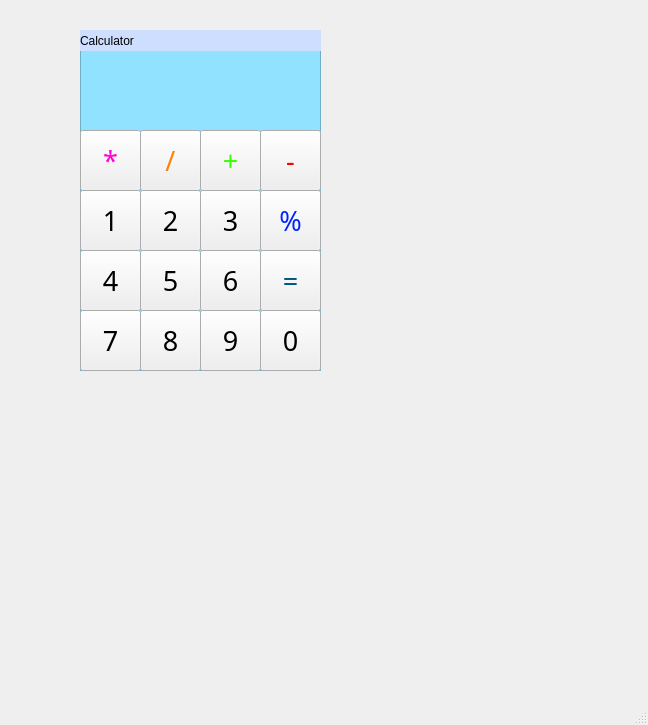
<?xml version="1.0" encoding="UTF-8"?>
<ui version="4.0">
 <class>MainWindow</class>
 <widget class="QMainWindow" name="MainWindow">
  <property name="geometry">
   <rect>
    <x>0</x>
    <y>0</y>
    <width>648</width>
    <height>725</height>
   </rect>
  </property>
  <property name="windowTitle">
   <string>MainWindow</string>
  </property>
  <widget class="QWidget" name="centralwidget">
   <widget class="QPushButton" name="btn1">
    <property name="geometry">
     <rect>
      <x>80</x>
      <y>190</y>
      <width>61</width>
      <height>61</height>
     </rect>
    </property>
    <property name="font">
     <font>
      <family>Snap ITC</family>
      <pointsize>20</pointsize>
     </font>
    </property>
    <property name="text">
     <string>1</string>
    </property>
   </widget>
   <widget class="QPushButton" name="btn2">
    <property name="geometry">
     <rect>
      <x>140</x>
      <y>190</y>
      <width>61</width>
      <height>61</height>
     </rect>
    </property>
    <property name="font">
     <font>
      <family>Snap ITC</family>
      <pointsize>20</pointsize>
     </font>
    </property>
    <property name="text">
     <string>2</string>
    </property>
   </widget>
   <widget class="QPushButton" name="btn3">
    <property name="geometry">
     <rect>
      <x>200</x>
      <y>190</y>
      <width>61</width>
      <height>61</height>
     </rect>
    </property>
    <property name="font">
     <font>
      <family>Snap ITC</family>
      <pointsize>20</pointsize>
     </font>
    </property>
    <property name="text">
     <string>3</string>
    </property>
   </widget>
   <widget class="QPushButton" name="btn4">
    <property name="geometry">
     <rect>
      <x>80</x>
      <y>250</y>
      <width>61</width>
      <height>61</height>
     </rect>
    </property>
    <property name="font">
     <font>
      <family>Snap ITC</family>
      <pointsize>20</pointsize>
     </font>
    </property>
    <property name="text">
     <string>4</string>
    </property>
   </widget>
   <widget class="QPushButton" name="btn5">
    <property name="geometry">
     <rect>
      <x>140</x>
      <y>250</y>
      <width>61</width>
      <height>61</height>
     </rect>
    </property>
    <property name="font">
     <font>
      <family>Snap ITC</family>
      <pointsize>20</pointsize>
     </font>
    </property>
    <property name="text">
     <string>5</string>
    </property>
   </widget>
   <widget class="QPushButton" name="btn6">
    <property name="geometry">
     <rect>
      <x>200</x>
      <y>250</y>
      <width>61</width>
      <height>61</height>
     </rect>
    </property>
    <property name="font">
     <font>
      <family>Snap ITC</family>
      <pointsize>20</pointsize>
     </font>
    </property>
    <property name="text">
     <string>6</string>
    </property>
   </widget>
   <widget class="QPushButton" name="btn7">
    <property name="geometry">
     <rect>
      <x>80</x>
      <y>310</y>
      <width>61</width>
      <height>61</height>
     </rect>
    </property>
    <property name="font">
     <font>
      <family>Snap ITC</family>
      <pointsize>20</pointsize>
     </font>
    </property>
    <property name="text">
     <string>7</string>
    </property>
   </widget>
   <widget class="QPushButton" name="btn8">
    <property name="geometry">
     <rect>
      <x>140</x>
      <y>310</y>
      <width>61</width>
      <height>61</height>
     </rect>
    </property>
    <property name="font">
     <font>
      <family>Snap ITC</family>
      <pointsize>20</pointsize>
     </font>
    </property>
    <property name="text">
     <string>8</string>
    </property>
   </widget>
   <widget class="QPushButton" name="btn9">
    <property name="geometry">
     <rect>
      <x>200</x>
      <y>310</y>
      <width>61</width>
      <height>61</height>
     </rect>
    </property>
    <property name="font">
     <font>
      <family>Snap ITC</family>
      <pointsize>20</pointsize>
     </font>
    </property>
    <property name="text">
     <string>9</string>
    </property>
   </widget>
   <widget class="QPushButton" name="btnY">
    <property name="geometry">
     <rect>
      <x>80</x>
      <y>130</y>
      <width>61</width>
      <height>61</height>
     </rect>
    </property>
    <property name="font">
     <font>
      <family>Snap ITC</family>
      <pointsize>20</pointsize>
     </font>
    </property>
    <property name="styleSheet">
     <string notr="true">color: rgb(255, 0, 209);</string>
    </property>
    <property name="text">
     <string>*</string>
    </property>
    <property name="default">
     <bool>false</bool>
    </property>
   </widget>
   <widget class="QPushButton" name="btnR">
    <property name="geometry">
     <rect>
      <x>140</x>
      <y>130</y>
      <width>61</width>
      <height>61</height>
     </rect>
    </property>
    <property name="font">
     <font>
      <family>Snap ITC</family>
      <pointsize>20</pointsize>
     </font>
    </property>
    <property name="styleSheet">
     <string notr="true">color: rgb(255, 130, 5);</string>
    </property>
    <property name="text">
     <string>/</string>
    </property>
   </widget>
   <widget class="QPushButton" name="btnS">
    <property name="geometry">
     <rect>
      <x>200</x>
      <y>130</y>
      <width>61</width>
      <height>61</height>
     </rect>
    </property>
    <property name="font">
     <font>
      <family>Snap ITC</family>
      <pointsize>20</pointsize>
     </font>
    </property>
    <property name="styleSheet">
     <string notr="true">color: rgb(55, 255, 0);</string>
    </property>
    <property name="text">
     <string>+</string>
    </property>
   </widget>
   <widget class="QPushButton" name="bntM">
    <property name="geometry">
     <rect>
      <x>260</x>
      <y>130</y>
      <width>61</width>
      <height>61</height>
     </rect>
    </property>
    <property name="font">
     <font>
      <family>Snap ITC</family>
      <pointsize>20</pointsize>
     </font>
    </property>
    <property name="styleSheet">
     <string notr="true">color: rgb(255, 0, 0);</string>
    </property>
    <property name="text">
     <string>-</string>
    </property>
   </widget>
   <widget class="QPushButton" name="btnP">
    <property name="geometry">
     <rect>
      <x>260</x>
      <y>190</y>
      <width>61</width>
      <height>61</height>
     </rect>
    </property>
    <property name="font">
     <font>
      <family>Snap ITC</family>
      <pointsize>20</pointsize>
     </font>
    </property>
    <property name="styleSheet">
     <string notr="true">color: rgb(0, 34, 255);</string>
    </property>
    <property name="text">
     <string>%</string>
    </property>
   </widget>
   <widget class="QPushButton" name="btn0">
    <property name="geometry">
     <rect>
      <x>260</x>
      <y>310</y>
      <width>61</width>
      <height>61</height>
     </rect>
    </property>
    <property name="font">
     <font>
      <family>Snap ITC</family>
      <pointsize>20</pointsize>
     </font>
    </property>
    <property name="text">
     <string>0</string>
    </property>
   </widget>
   <widget class="QPushButton" name="btnRA">
    <property name="geometry">
     <rect>
      <x>260</x>
      <y>250</y>
      <width>61</width>
      <height>61</height>
     </rect>
    </property>
    <property name="font">
     <font>
      <family>Snap ITC</family>
      <pointsize>20</pointsize>
     </font>
    </property>
    <property name="styleSheet">
     <string notr="true">color: rgb(255, 255, 20);
color: rgb(0, 85, 127);</string>
    </property>
    <property name="text">
     <string>=</string>
    </property>
   </widget>
   <widget class="QFrame" name="frame">
    <property name="enabled">
     <bool>true</bool>
    </property>
    <property name="geometry">
     <rect>
      <x>80</x>
      <y>30</y>
      <width>241</width>
      <height>341</height>
     </rect>
    </property>
    <property name="styleSheet">
     <string notr="true">background-color: rgb(144, 226, 255);</string>
    </property>
    <property name="frameShape">
     <enum>QFrame::StyledPanel</enum>
    </property>
    <property name="frameShadow">
     <enum>QFrame::Raised</enum>
    </property>
    <widget class="QLabel" name="label">
     <property name="geometry">
      <rect>
       <x>0</x>
       <y>0</y>
       <width>241</width>
       <height>21</height>
      </rect>
     </property>
     <property name="styleSheet">
      <string notr="true">background-color: rgb(206, 222, 255);</string>
     </property>
     <property name="text">
      <string>Calculator</string>
     </property>
    </widget>
    <widget class="QLabel" name="label_2">
     <property name="geometry">
      <rect>
       <x>4</x>
       <y>35</y>
       <width>231</width>
       <height>61</height>
      </rect>
     </property>
     <property name="text">
      <string/>
     </property>
    </widget>
   </widget>
   <zorder>frame</zorder>
   <zorder>bntM</zorder>
   <zorder>btn0</zorder>
   <zorder>btn1</zorder>
   <zorder>btn2</zorder>
   <zorder>btn3</zorder>
   <zorder>btn4</zorder>
   <zorder>btn5</zorder>
   <zorder>btn6</zorder>
   <zorder>btn7</zorder>
   <zorder>btn8</zorder>
   <zorder>btn9</zorder>
   <zorder>btnP</zorder>
   <zorder>btnRA</zorder>
   <zorder>btnS</zorder>
   <zorder>btnY</zorder>
   <zorder>btnR</zorder>
  </widget>
  <widget class="QStatusBar" name="statusbar"/>
  <widget class="QMenuBar" name="menubar">
   <property name="geometry">
    <rect>
     <x>0</x>
     <y>0</y>
     <width>648</width>
     <height>26</height>
    </rect>
   </property>
  </widget>
 </widget>
 <resources/>
 <connections/>
</ui>
